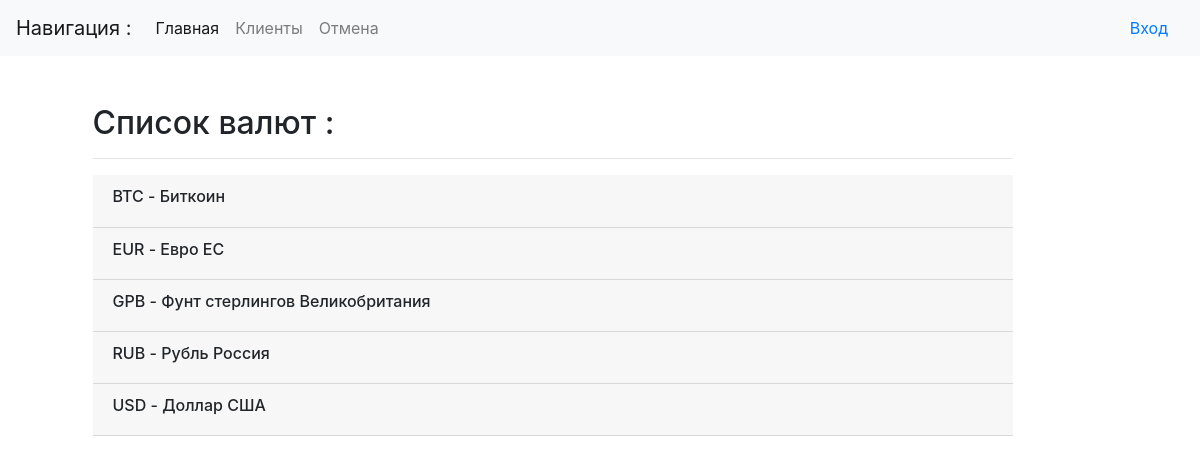
Page /accounts/currencies/ on the committed database.
### conversion/models.py (models this page shows, shortened)
class Currency(models.Model):
    cur_name = models.CharField(default='RUB', max_length=3, unique=True, db_index=True,
                                verbose_name='Наименование валюты')
    curs = models.FloatField(default=0, verbose_name='Курс валюты')
    description = models.CharField(max_length=50, verbose_name='Описание')
    data_update = models.DateTimeField(auto_now=True, verbose_name='Дата обновления')
    class Meta:
        verbose_name = "Курс валюты"
        verbose_name_plural = "Курсы валют"
        ordering = ['cur_name']

### conversion/views.py (the view)
# urls.py: path('currencies/', CurrencyListView.as_view(), name='currency-list'),
class CurrencyListView(ListView):
    model = Currency
    request = Currency.objects.all()
    template_name = 'conversion/currency_list.html'
    paginate_by = 5

### templates/conversion/currency_list.html (shortened to what this page needs)
{% extends 'base.html' %}
{% block content %}
    <h2 class="mb-3">Список валют :</h2><hr>
  {% for currency in currency_list %}
    <div class="card-header">
      <div class="row">
        <div class="col-8" ><h6>{{ currency.cur_name }} - {{ currency.description }}</h6></div>
        {% if user.is_authenticated %}
          <div class="col-2"><a href="{% url 'currency-detail' currency.id %}" class="btn btn-sm btn-outline-info my-2 my-sm-0" role="group" aria-disabled="true">Просмотр</a></div>
          <div class="col-1"><a href="#" class="btn btn-sm btn-outline-danger my-2 my-sm-0" role="group" aria-disabled="true">Изменить</a></div>
        {% else %}
          <div class="col-2"></div>
          <div class="col-1"></div>
        {% endif %}
      </div>
    </div>
    {% empty %}
      <h1>Список пуст!</h1>
  {% endfor %}
{% endblock %}

### rows in the picture
Currency: cur_name "BTC", description "Биткоин"
Currency: cur_name "EUR", description "Евро ЕС"
Currency: cur_name "GPB", description "Фунт стерлингов Великобритания"
Currency: cur_name "RUB", description "Рубль Россия"
Currency: cur_name "USD", description "Доллар США"
